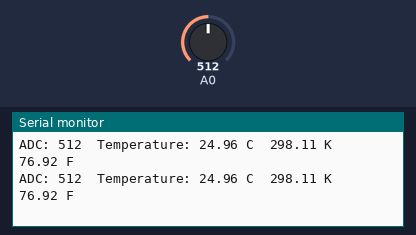
This sketch was run on a simulated Arduino Uno, built with avr-gcc and run on an emulated ATmega328P. On the bench: the last lines printed to the serial monitor. The inputs (shaded band) are chosen by the test bench; at power-on: A0 = 512.

Above: at 1.8 s.
1.9 s: A0 set to 4
At 2.4 s:
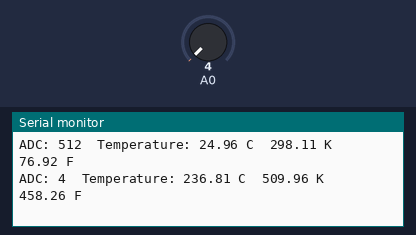
3.4 s: A0 set to 1
At 4.8 s:
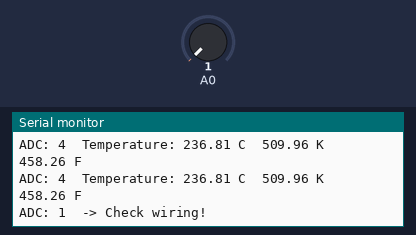

The sketch:

thermistor.ino
```cpp
// Thermistor parameters
#define RT0 10000     // Resistance at 25°C
#define B 3977        // Beta coefficient
#define R 10000       // Series resistor (10kΩ)

float RT, VR, lnVal, TX, T0, VRT;
int adcValue;

void setup() {
  Serial.begin(9600);
  T0 = 25 + 273.15;  // Convert 25°C to Kelvin
}

void loop() {

  // Read ADC value
  adcValue = analogRead(A0);

  // Convert ADC to voltage
  VRT = (5.0 * adcValue) / 1023.0;

  // Prevent division by zero
  if (VRT <= 0.01 || VRT >= 4.99) {
    Serial.print("ADC: ");
    Serial.print(adcValue);
    Serial.println("  -> Check wiring!");
    delay(1000);
    return;
  }

  // Voltage across resistor
  VR = 5.0 - VRT;

  // Thermistor resistance
  RT = VRT / (VR / R);

  // Beta equation
  lnVal = log(RT / RT0);
  TX = 1.0 / ((lnVal / B) + (1.0 / T0));

  // Kelvin to Celsius
  TX = TX - 273.15;

  Serial.print("ADC: ");
  Serial.print(adcValue);

  Serial.print("  Temperature: ");
  Serial.print(TX);
  Serial.print(" C");

  Serial.print("  ");
  Serial.print(TX + 273.15);
  Serial.print(" K");

  Serial.print("  ");
  Serial.print((TX * 1.8) + 32);
  Serial.println(" F");

  delay(1000);
}
```

Measured:
- the behaviour switches between 3 and 2 on A0 (found by bisection; images 1 and 2)
- after the input at 1.9 s, the serial monitor: prints a new line after 0.11 s (image 1)
- after the input at 3.4 s, the serial monitor: prints a new line after 0.61 s (image 2)
